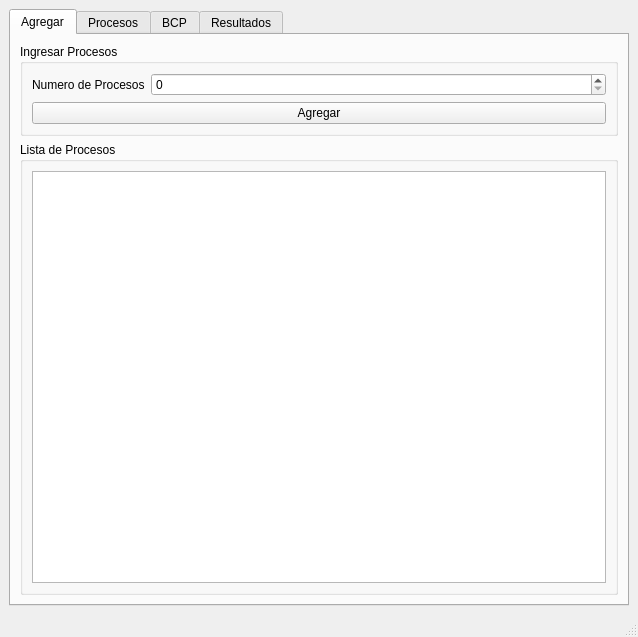
<?xml version="1.0" encoding="UTF-8"?>
<ui version="4.0">
 <class>MainWindow</class>
 <widget class="QMainWindow" name="MainWindow">
  <property name="geometry">
   <rect>
    <x>0</x>
    <y>0</y>
    <width>638</width>
    <height>637</height>
   </rect>
  </property>
  <property name="windowTitle">
   <string>MainWindow</string>
  </property>
  <widget class="QWidget" name="centralwidget">
   <layout class="QGridLayout" name="gridLayout_7">
    <item row="1" column="0">
     <widget class="QTabWidget" name="tabWidget">
      <property name="currentIndex">
       <number>0</number>
      </property>
      <widget class="QWidget" name="tab">
       <attribute name="title">
        <string>Agregar</string>
       </attribute>
       <layout class="QGridLayout" name="gridLayout_5">
        <item row="0" column="0">
         <widget class="QGroupBox" name="groupBox_ingresarProcesos">
          <property name="title">
           <string>Ingresar Procesos</string>
          </property>
          <layout class="QFormLayout" name="formLayout">
           <item row="0" column="0">
            <widget class="QLabel" name="label">
             <property name="text">
              <string>Numero de Procesos</string>
             </property>
            </widget>
           </item>
           <item row="0" column="1">
            <widget class="QSpinBox" name="spinBox_numeroProcesos"/>
           </item>
           <item row="1" column="0" colspan="2">
            <widget class="QPushButton" name="pushButton_agregarProcesos">
             <property name="text">
              <string>Agregar</string>
             </property>
            </widget>
           </item>
          </layout>
         </widget>
        </item>
        <item row="1" column="0">
         <widget class="QGroupBox" name="groupBox_listaProcesos">
          <property name="title">
           <string>Lista de Procesos</string>
          </property>
          <layout class="QHBoxLayout" name="horizontalLayout">
           <item>
            <widget class="QPlainTextEdit" name="plainTextEdit_listaProcesos"/>
           </item>
          </layout>
         </widget>
        </item>
       </layout>
      </widget>
      <widget class="QWidget" name="tab_2">
       <attribute name="title">
        <string>Procesos</string>
       </attribute>
       <widget class="QGroupBox" name="groupBox_2">
        <property name="geometry">
         <rect>
          <x>10</x>
          <y>10</y>
          <width>331</width>
          <height>121</height>
         </rect>
        </property>
        <property name="title">
         <string>Estatus</string>
        </property>
        <layout class="QGridLayout" name="gridLayout_6">
         <item row="0" column="0">
          <widget class="QLabel" name="label_6">
           <property name="text">
            <string>Tiempo Global</string>
           </property>
          </widget>
         </item>
         <item row="1" column="0">
          <widget class="QLabel" name="label_7">
           <property name="text">
            <string>Procesos Nuevos</string>
           </property>
          </widget>
         </item>
         <item row="2" column="0" colspan="2">
          <widget class="QPushButton" name="pushButton_iniciar">
           <property name="text">
            <string>Iniciar</string>
           </property>
          </widget>
         </item>
         <item row="0" column="1">
          <widget class="QLCDNumber" name="lcdNumber"/>
         </item>
         <item row="1" column="1">
          <widget class="QLineEdit" name="lineEdit_procesosNuevos">
           <property name="readOnly">
            <bool>true</bool>
           </property>
          </widget>
         </item>
        </layout>
       </widget>
       <widget class="QGroupBox" name="groupBox_4">
        <property name="geometry">
         <rect>
          <x>350</x>
          <y>180</y>
          <width>251</width>
          <height>211</height>
         </rect>
        </property>
        <property name="title">
         <string>Proceso en ejecución</string>
        </property>
        <layout class="QGridLayout" name="gridLayout_2">
         <item row="0" column="0">
          <widget class="QTableWidget" name="tableWidget_procesoEjecucion">
           <property name="enabled">
            <bool>true</bool>
           </property>
           <property name="rowCount">
            <number>5</number>
           </property>
           <property name="columnCount">
            <number>1</number>
           </property>
           <row>
            <property name="text">
             <string>Programa</string>
            </property>
           </row>
           <row>
            <property name="text">
             <string>Operación</string>
            </property>
           </row>
           <row>
            <property name="text">
             <string>Tiempo Estimado</string>
            </property>
           </row>
           <row>
            <property name="text">
             <string>Tiempo Transcurrido</string>
            </property>
           </row>
           <row>
            <property name="text">
             <string>Tiempo Restante</string>
            </property>
           </row>
           <column/>
          </widget>
         </item>
        </layout>
       </widget>
       <widget class="QGroupBox" name="groupBox_3">
        <property name="geometry">
         <rect>
          <x>10</x>
          <y>130</y>
          <width>331</width>
          <height>261</height>
         </rect>
        </property>
        <property name="title">
         <string>Procesos Listos</string>
        </property>
        <layout class="QGridLayout" name="gridLayout">
         <item row="0" column="0">
          <widget class="QTableWidget" name="tableWidget_procesosListos">
           <property name="enabled">
            <bool>true</bool>
           </property>
           <property name="rowCount">
            <number>0</number>
           </property>
           <property name="columnCount">
            <number>3</number>
           </property>
           <column>
            <property name="text">
             <string>Programa</string>
            </property>
           </column>
           <column>
            <property name="text">
             <string>Tiempo Estimado</string>
            </property>
           </column>
           <column>
            <property name="text">
             <string>Tiempo Restante</string>
            </property>
           </column>
          </widget>
         </item>
        </layout>
       </widget>
       <widget class="QGroupBox" name="groupBox_5">
        <property name="geometry">
         <rect>
          <x>0</x>
          <y>393</y>
          <width>601</width>
          <height>161</height>
         </rect>
        </property>
        <property name="title">
         <string>Procesos terminados</string>
        </property>
        <layout class="QGridLayout" name="gridLayout_3">
         <item row="0" column="0">
          <widget class="QTableWidget" name="tableWidget_procesosTerminados">
           <property name="enabled">
            <bool>true</bool>
           </property>
           <property name="columnCount">
            <number>5</number>
           </property>
           <column>
            <property name="text">
             <string>Programa</string>
            </property>
           </column>
           <column>
            <property name="text">
             <string>Primer Dato</string>
            </property>
           </column>
           <column>
            <property name="text">
             <string>Operación</string>
            </property>
           </column>
           <column>
            <property name="text">
             <string>Segundo Dato</string>
            </property>
           </column>
           <column>
            <property name="text">
             <string>Resultado</string>
            </property>
           </column>
          </widget>
         </item>
        </layout>
       </widget>
       <widget class="QGroupBox" name="groupBox_6">
        <property name="geometry">
         <rect>
          <x>350</x>
          <y>10</y>
          <width>251</width>
          <height>171</height>
         </rect>
        </property>
        <property name="title">
         <string>Procesos Bloqueados</string>
        </property>
        <layout class="QGridLayout" name="gridLayout_4">
         <item row="0" column="0">
          <widget class="QTableWidget" name="tableWidget_procesosBloqueados">
           <property name="enabled">
            <bool>true</bool>
           </property>
           <property name="rowCount">
            <number>0</number>
           </property>
           <property name="columnCount">
            <number>2</number>
           </property>
           <column>
            <property name="text">
             <string>Programa</string>
            </property>
           </column>
           <column>
            <property name="text">
             <string>T. Bloqueado</string>
            </property>
           </column>
          </widget>
         </item>
        </layout>
       </widget>
      </widget>
      <widget class="QWidget" name="tab_4">
       <attribute name="title">
        <string>BCP</string>
       </attribute>
       <layout class="QFormLayout" name="formLayout_2">
        <item row="0" column="0" colspan="2">
         <widget class="QTableWidget" name="tableWidget_bcp">
          <property name="enabled">
           <bool>false</bool>
          </property>
          <property name="columnCount">
           <number>0</number>
          </property>
          <row>
           <property name="text">
            <string>Programa</string>
           </property>
          </row>
          <row>
           <property name="text">
            <string>Estado</string>
           </property>
          </row>
          <row>
           <property name="text">
            <string>Primer Dato</string>
           </property>
          </row>
          <row>
           <property name="text">
            <string>Operación</string>
           </property>
          </row>
          <row>
           <property name="text">
            <string>Segundo Dato</string>
           </property>
          </row>
          <row>
           <property name="text">
            <string>Resultado</string>
           </property>
          </row>
          <row>
           <property name="text">
            <string>T. Llegada</string>
           </property>
          </row>
          <row>
           <property name="text">
            <string>T. Finalización</string>
           </property>
          </row>
          <row>
           <property name="text">
            <string>T. Retorno</string>
           </property>
          </row>
          <row>
           <property name="text">
            <string>T. Espera</string>
           </property>
          </row>
          <row>
           <property name="text">
            <string>T. Servicio</string>
           </property>
          </row>
          <row>
           <property name="text">
            <string>T. Restante</string>
           </property>
          </row>
          <row>
           <property name="text">
            <string>T. Respuesta</string>
           </property>
          </row>
         </widget>
        </item>
       </layout>
      </widget>
      <widget class="QWidget" name="tab_3">
       <attribute name="title">
        <string>Resultados</string>
       </attribute>
       <layout class="QGridLayout" name="gridLayout_8">
        <item row="0" column="0">
         <widget class="QTableWidget" name="tableWidget_resultados">
          <property name="enabled">
           <bool>true</bool>
          </property>
          <property name="dragEnabled">
           <bool>false</bool>
          </property>
          <property name="alternatingRowColors">
           <bool>false</bool>
          </property>
          <property name="columnCount">
           <number>0</number>
          </property>
          <row>
           <property name="text">
            <string>Programa</string>
           </property>
          </row>
          <row>
           <property name="text">
            <string>Primer Dato</string>
           </property>
          </row>
          <row>
           <property name="text">
            <string>Operación</string>
           </property>
          </row>
          <row>
           <property name="text">
            <string>Segundo Dato</string>
           </property>
          </row>
          <row>
           <property name="text">
            <string>Resultado</string>
           </property>
          </row>
          <row>
           <property name="text">
            <string>T. Máximo</string>
           </property>
          </row>
          <row>
           <property name="text">
            <string>T. Llegada</string>
           </property>
          </row>
          <row>
           <property name="text">
            <string>T. Finalización</string>
           </property>
          </row>
          <row>
           <property name="text">
            <string>T. Retorno</string>
           </property>
          </row>
          <row>
           <property name="text">
            <string>T. Respuesta</string>
           </property>
          </row>
          <row>
           <property name="text">
            <string>T. Espera</string>
           </property>
          </row>
          <row>
           <property name="text">
            <string>T. Servicio</string>
           </property>
          </row>
         </widget>
        </item>
       </layout>
      </widget>
     </widget>
    </item>
   </layout>
  </widget>
  <widget class="QMenuBar" name="menubar">
   <property name="geometry">
    <rect>
     <x>0</x>
     <y>0</y>
     <width>638</width>
     <height>21</height>
    </rect>
   </property>
  </widget>
  <widget class="QStatusBar" name="statusbar"/>
 </widget>
 <tabstops>
  <tabstop>pushButton_agregarProcesos</tabstop>
  <tabstop>lineEdit_procesosNuevos</tabstop>
  <tabstop>tableWidget_procesosListos</tabstop>
  <tabstop>tableWidget_procesoEjecucion</tabstop>
 </tabstops>
 <resources/>
 <connections/>
</ui>
